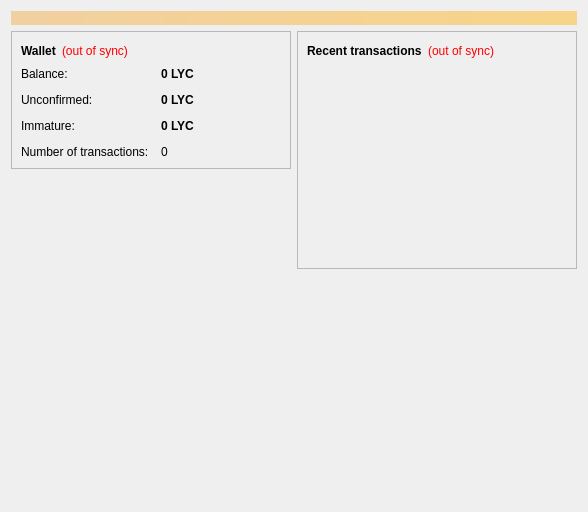
<?xml version="1.0" encoding="UTF-8"?>
<ui version="4.0">
 <class>OverviewPage</class>
 <widget class="QWidget" name="OverviewPage">
  <property name="geometry">
   <rect>
    <x>0</x>
    <y>0</y>
    <width>588</width>
    <height>512</height>
   </rect>
  </property>
  <property name="windowTitle">
   <string>Form</string>
  </property>
  <layout class="QVBoxLayout" name="topLayout">
   <item>
    <widget class="QLabel" name="labelAlerts">
     <property name="visible">
      <bool>false</bool>
     </property>
     <property name="styleSheet">
      <string notr="true">background-color: qlineargradient(x1: 0, y1: 0, x2: 1, y2: 0, stop:0 #F0D0A0, stop:1 #F8D488); color:#000000;</string>
     </property>
     <property name="wordWrap">
      <bool>true</bool>
     </property>
     <property name="margin">
      <number>3</number>
     </property>
    </widget>
   </item>
   <item>
    <layout class="QHBoxLayout" name="horizontalLayout" stretch="1,1">
     <item>
      <layout class="QVBoxLayout" name="verticalLayout_2">
       <item>
        <widget class="QFrame" name="frame">
         <property name="frameShape">
          <enum>QFrame::StyledPanel</enum>
         </property>
         <property name="frameShadow">
          <enum>QFrame::Raised</enum>
         </property>
         <layout class="QVBoxLayout" name="verticalLayout_4">
          <item>
           <layout class="QHBoxLayout" name="horizontalLayout_4">
            <item>
             <widget class="QLabel" name="label_5">
              <property name="font">
               <font>
                <weight>75</weight>
                <bold>true</bold>
               </font>
              </property>
              <property name="text">
               <string>Wallet</string>
              </property>
             </widget>
            </item>
            <item>
             <widget class="QLabel" name="labelWalletStatus">
              <property name="toolTip">
               <string>The displayed information may be out of date. Your wallet automatically synchronizes with the Lycancoin network after a connection is established, but this process has not completed yet.</string>
              </property>
              <property name="styleSheet">
               <string notr="true">QLabel { color: red; }</string>
              </property>
              <property name="text">
               <string notr="true">(out of sync)</string>
              </property>
              <property name="alignment">
               <set>Qt::AlignLeading|Qt::AlignLeft|Qt::AlignVCenter</set>
              </property>
             </widget>
            </item>
            <item>
             <spacer name="horizontalSpacer_2">
              <property name="orientation">
               <enum>Qt::Horizontal</enum>
              </property>
              <property name="sizeHint" stdset="0">
               <size>
                <width>40</width>
                <height>20</height>
               </size>
              </property>
             </spacer>
            </item>
           </layout>
          </item>
          <item>
           <layout class="QFormLayout" name="formLayout_2">
            <property name="fieldGrowthPolicy">
             <enum>QFormLayout::AllNonFixedFieldsGrow</enum>
            </property>
            <property name="horizontalSpacing">
             <number>12</number>
            </property>
            <property name="verticalSpacing">
             <number>12</number>
            </property>
            <item row="0" column="0">
             <widget class="QLabel" name="label">
              <property name="text">
               <string>Balance:</string>
              </property>
             </widget>
            </item>
            <item row="0" column="1">
             <widget class="QLabel" name="labelBalance">
              <property name="font">
               <font>
                <weight>75</weight>
                <bold>true</bold>
               </font>
              </property>
              <property name="cursor">
               <cursorShape>IBeamCursor</cursorShape>
              </property>
              <property name="toolTip">
               <string>Your current balance</string>
              </property>
              <property name="text">
               <string notr="true">0 LYC</string>
              </property>
              <property name="textInteractionFlags">
               <set>Qt::LinksAccessibleByMouse|Qt::TextSelectableByKeyboard|Qt::TextSelectableByMouse</set>
              </property>
             </widget>
            </item>
            <item row="1" column="0">
             <widget class="QLabel" name="label_3">
              <property name="text">
               <string>Unconfirmed:</string>
              </property>
             </widget>
            </item>
            <item row="1" column="1">
             <widget class="QLabel" name="labelUnconfirmed">
              <property name="font">
               <font>
                <weight>75</weight>
                <bold>true</bold>
               </font>
              </property>
              <property name="cursor">
               <cursorShape>IBeamCursor</cursorShape>
              </property>
              <property name="toolTip">
               <string>Total of transactions that have yet to be confirmed, and do not yet count toward the current balance</string>
              </property>
              <property name="text">
               <string notr="true">0 LYC</string>
              </property>
              <property name="textInteractionFlags">
               <set>Qt::LinksAccessibleByMouse|Qt::TextSelectableByKeyboard|Qt::TextSelectableByMouse</set>
              </property>
             </widget>
            </item>
            <item row="3" column="0">
             <widget class="QLabel" name="labelImmatureText">
              <property name="text">
               <string>Immature:</string>
              </property>
             </widget>
            </item>
            <item row="3" column="1">
             <widget class="QLabel" name="labelImmature">
              <property name="font">
               <font>
                <weight>75</weight>
                <bold>true</bold>
               </font>
              </property>
              <property name="toolTip">
               <string>Mined balance that has not yet matured</string>
              </property>
              <property name="text">
               <string notr="true">0 LYC</string>
              </property>
              <property name="textInteractionFlags">
               <set>Qt::LinksAccessibleByMouse|Qt::TextSelectableByKeyboard|Qt::TextSelectableByMouse</set>
              </property>
             </widget>
            </item>
            <item row="4" column="0">
             <widget class="QLabel" name="label_2">
              <property name="text">
               <string>Number of transactions:</string>
              </property>
             </widget>
            </item>
            <item row="4" column="1">
             <widget class="QLabel" name="labelNumTransactions">
              <property name="toolTip">
               <string>Total number of transactions in wallet</string>
              </property>
              <property name="text">
               <string notr="true">0</string>
              </property>
             </widget>
            </item>
           </layout>
          </item>
         </layout>
        </widget>
       </item>
       <item alignment="Qt::AlignTop">
        <widget class="QLabel" name="label_wallet_bgcoin">
         <property name="text">
          <string/>
         </property>
         <property name="pixmap">
          <pixmap>../lycancoin-release/src/qt/res/images/lycancoin.png</pixmap>
         </property>
         <property name="margin">
          <number>-2</number>
         </property>
        </widget>
       </item>
       <item>
        <spacer name="verticalSpacer">
         <property name="orientation">
          <enum>Qt::Vertical</enum>
         </property>
         <property name="sizeHint" stdset="0">
          <size>
           <width>20</width>
           <height>40</height>
          </size>
         </property>
        </spacer>
       </item>
      </layout>
     </item>
     <item>
      <layout class="QVBoxLayout" name="verticalLayout_3">
       <item>
        <widget class="QFrame" name="frame_2">
         <property name="frameShape">
          <enum>QFrame::StyledPanel</enum>
         </property>
         <property name="frameShadow">
          <enum>QFrame::Raised</enum>
         </property>
         <layout class="QVBoxLayout" name="verticalLayout">
          <item>
           <layout class="QHBoxLayout" name="horizontalLayout_2">
            <item>
             <widget class="QLabel" name="label_4">
              <property name="text">
               <string>&lt;b&gt;Recent transactions&lt;/b&gt;</string>
              </property>
             </widget>
            </item>
            <item>
             <widget class="QLabel" name="labelTransactionsStatus">
              <property name="toolTip">
               <string>The displayed information may be out of date. Your wallet automatically synchronizes with the Lycancoin network after a connection is established, but this process has not completed yet.</string>
              </property>
              <property name="styleSheet">
               <string notr="true">QLabel { color: red; }</string>
              </property>
              <property name="text">
               <string notr="true">(out of sync)</string>
              </property>
              <property name="alignment">
               <set>Qt::AlignRight|Qt::AlignTrailing|Qt::AlignVCenter</set>
              </property>
             </widget>
            </item>
            <item>
             <spacer name="horizontalSpacer">
              <property name="orientation">
               <enum>Qt::Horizontal</enum>
              </property>
              <property name="sizeHint" stdset="0">
               <size>
                <width>40</width>
                <height>20</height>
               </size>
              </property>
             </spacer>
            </item>
           </layout>
          </item>
          <item>
           <widget class="QListView" name="listTransactions">
            <property name="styleSheet">
             <string notr="true">QListView { background: transparent; }</string>
            </property>
            <property name="frameShape">
             <enum>QFrame::NoFrame</enum>
            </property>
            <property name="verticalScrollBarPolicy">
             <enum>Qt::ScrollBarAlwaysOff</enum>
            </property>
            <property name="horizontalScrollBarPolicy">
             <enum>Qt::ScrollBarAlwaysOff</enum>
            </property>
            <property name="selectionMode">
             <enum>QAbstractItemView::NoSelection</enum>
            </property>
           </widget>
          </item>
         </layout>
        </widget>
       </item>
       <item>
        <spacer name="verticalSpacer_2">
         <property name="orientation">
          <enum>Qt::Vertical</enum>
         </property>
         <property name="sizeHint" stdset="0">
          <size>
           <width>20</width>
           <height>40</height>
          </size>
         </property>
        </spacer>
       </item>
      </layout>
     </item>
    </layout>
   </item>
  </layout>
 </widget>
 <resources/>
 <connections/>
</ui>
